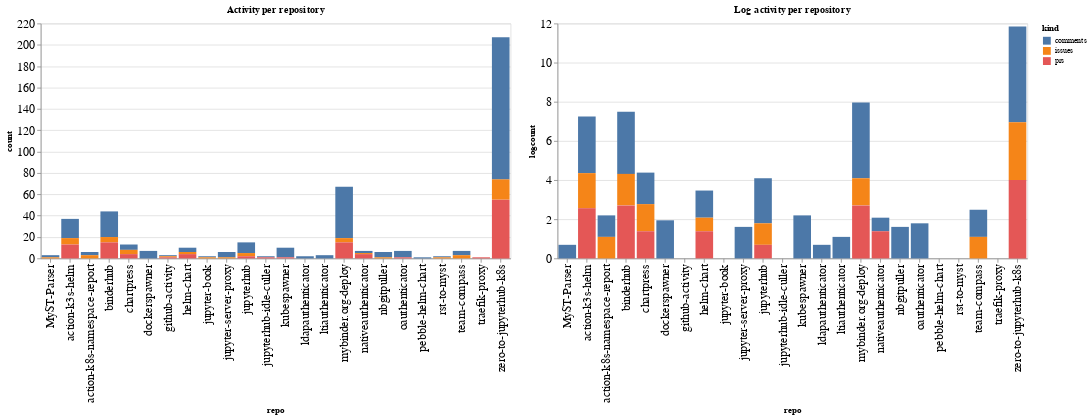

Notebook code for this chart:
### Code cell
ch1 = alt.Chart(repo_summaries, width=600, title="Activity per repository").mark_bar().encode(
    x='repo',
    y='count',
    color='kind',
    tooltip="kind"
)

ch2 = alt.Chart(repo_summaries, width=600, title="Log activity per repository").mark_bar().encode(
    x='repo',
    y='logcount',
    color='kind',
    tooltip="kind"
)

ch1 | ch2

### Figure 1 — Vega-Lite specification as saved in the notebook (floating-point values rounded to 4 significant figures)
{"config": {"axisLeft": {"labelFontSize": 15}, "axisBottom": {"labelFontSize": 15}}, "hconcat": [{"mark": "bar", "encoding": {"color": {"type": "nominal", "field": "kind"}, "tooltip": {"type": "nominal", "field": "kind"}, "x": {"type": "nominal", "field": "repo"}, "y": {"type": "quantitative", "field": "count"}}, "title": "Activity per repository", "width": 600}, {"mark": "bar", "encoding": {"color": {"type": "nominal", "field": "kind"}, "tooltip": {"type": "nominal", "field": "kind"}, "x": {"type": "nominal", "field": "repo"}, "y": {"type": "quantitative", "field": "logcount"}}, "title": "Log activity per repository", "width": 600}], "data": {"name": "data-77aaf836530c7d083bc5f5b8301dd13e"}, "$schema": "https://vega.github.io/schema/vega-lite/v4.8.1.json", "datasets": {"data-77aaf836530c7d083bc5f5b8301dd13e": [{"repo": "MyST-Parser", "kind": "comments", "count": 2, "logcount": 0.6931}, {"repo": "MyST-Parser", "kind": "issues", "count": 1, "logcount": 0.0}, {"repo": "action-k3s-helm", "kind": "comments", "count": 18, "logcount": 2.89}, {"repo": "action-k3s-helm", "kind": "issues", "count": 6, "logcount": 1.792}, {"repo": "action-k3s-helm", "kind": "prs", "count": 13, "logcount": 2.565}, {"repo": "action-k8s-namespace-report", "kind": "comments", "count": 3, "logcount": 1.099}, {"repo": "action-k8s-namespace-report", "kind": "issues", "count": 3, "logcount": 1.099}, {"repo": "binderhub", "kind": "comments", "count": 24, "logcount": 3.178}, {"repo": "binderhub", "kind": "issues", "count": 5, "logcount": 1.609}, {"repo": "binderhub", "kind": "prs", "count": 15, "logcount": 2.708}, {"repo": "chartpress", "kind": "comments", "count": 5, "logcount": 1.609}, {"repo": "chartpress", "kind": "issues", "count": 4, "logcount": 1.386}, {"repo": "chartpress", "kind": "prs", "count": 4, "logcount": 1.386}, {"repo": "dockerspawner", "kind": "comments", "count": 7, "logcount": 1.946}, {"repo": "github-activity", "kind": "comments", "count": 1, "logcount": 0.0}, {"repo": "github-activity", "kind": "issues", "count": 1, "logcount": 0.0}, {"repo": "github-activity", "kind": "prs", "count": 1, "logcount": 0.0}, {"repo": "helm-chart", "kind": "comments", "count": 4, "logcount": 1.386}, {"repo": "helm-chart", "kind": "issues", "count": 2, "logcount": 0.6931}, {"repo": "helm-chart", "kind": "prs", "count": 4, "logcount": 1.386}, {"repo": "jupyter-book", "kind": "comments", "count": 1, "logcount": 0.0}, {"repo": "jupyter-book", "kind": "issues", "count": 1, "logcount": 0.0}, {"repo": "jupyter-server-proxy", "kind": "comments", "count": 5, "logcount": 1.609}, {"repo": "jupyter-server-proxy", "kind": "issues", "count": 1, "logcount": 0.0}, {"repo": "jupyterhub", "kind": "comments", "count": 10, "logcount": 2.303}, {"repo": "jupyterhub", "kind": "issues", "count": 3, "logcount": 1.099}, {"repo": "jupyterhub", "kind": "prs", "count": 2, "logcount": 0.6931}, {"repo": "jupyterhub-idle-culler", "kind": "comments", "count": 1, "logcount": 0.0}, {"repo": "jupyterhub-idle-culler", "kind": "prs", "count": 1, "logcount": 0.0}, {"repo": "kubespawner", "kind": "comments", "count": 9, "logcount": 2.197}, {"repo": "kubespawner", "kind": "prs", "count": 1, "logcount": 0.0}, {"repo": "ldapauthenticator", "kind": "comments", "count": 2, "logcount": 0.6931}, {"repo": "ltiauthenticator", "kind": "comments", "count": 3, "logcount": 1.099}, {"repo": "mybinder.org-deploy", "kind": "comments", "count": 48, "logcount": 3.871}, {"repo": "mybinder.org-deploy", "kind": "issues", "count": 4, "logcount": 1.386}, {"repo": "mybinder.org-deploy", "kind": "prs", "count": 15, "logcount": 2.708}, {"repo": "nativeauthenticator", "kind": "comments", "count": 2, "logcount": 0.6931}, {"repo": "nativeauthenticator", "kind": "issues", "count": 1, "logcount": 0.0}, {"repo": "nativeauthenticator", "kind": "prs", "count": 4, "logcount": 1.386}, {"repo": "nbgitpuller", "kind": "comments", "count": 5, "logcount": 1.609}, {"repo": "nbgitpuller", "kind": "issues", "count": 1, "logcount": 0.0}, {"repo": "oauthenticator", "kind": "comments", "count": 6, "logcount": 1.792}, {"repo": "oauthenticator", "kind": "prs", "count": 1, "logcount": 0.0}, {"repo": "pebble-helm-chart", "kind": "comments", "count": 1, "logcount": 0.0}, {"repo": "rst-to-myst", "kind": "comments", "count": 1, "logcount": 0.0}, {"repo": "rst-to-myst", "kind": "issues", "count": 1, "logcount": 0.0}, {"repo": "team-compass", "kind": "comments", "count": 4, "logcount": 1.386}, {"repo": "team-compass", "kind": "issues", "count": 3, "logcount": 1.099}, {"repo": "traefik-proxy", "kind": "prs", "count": 1, "logcount": 0.0}, {"repo": "zero-to-jupyterhub-k8s", "kind": "comments", "count": 133, "logcount": 4.89}, {"repo": "zero-to-jupyterhub-k8s", "kind": "issues", "count": 19, "logcount": 2.944}, {"repo": "zero-to-jupyterhub-k8s", "kind": "prs", "count": 55, "logcount": 4.007}]}}
